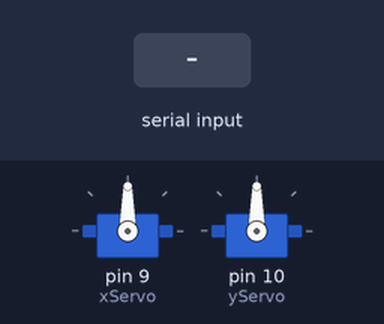
A sketch run on a simulated Arduino Uno, built with avr-gcc and run on an emulated ATmega328P. Shown: 2 × servo. The inputs (shaded band) are chosen by the test bench.

Above: at 1.2 s.
1.3 s: "90,45\n" received over Serial
At 2.2 s:
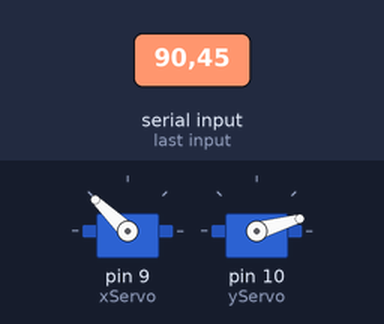
2.8 s: "30,150\n" received over Serial
At 3.3 s:
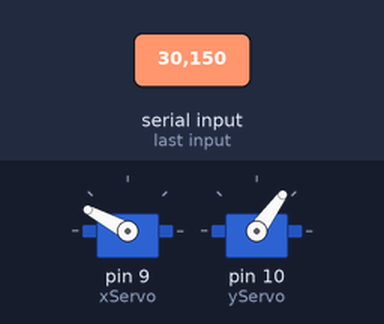
4.3 s: "5\n" received over Serial
At 5.5 s:
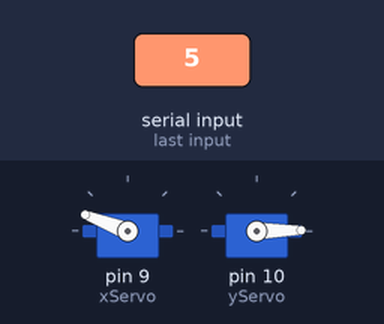
5.8 s: "90\n" received over Serial
At 6.7 s:
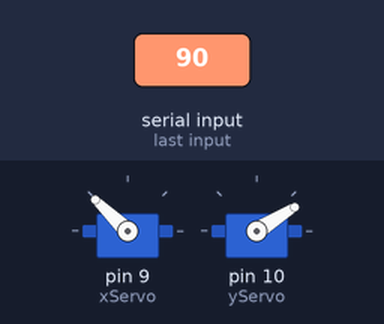
7.3 s: "200\n" received over Serial
At 7.8 s:
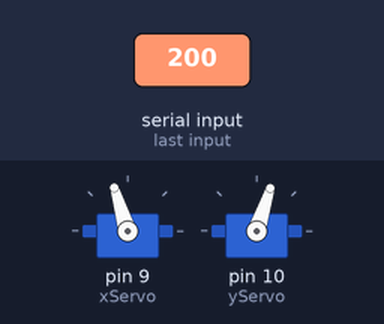
8.8 s: "1,90\n" received over Serial
At 10.2 s:
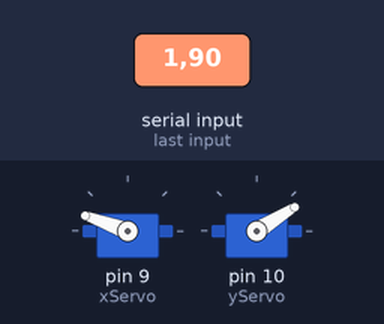
Timing chart, 0 to 11.3 s (numbered marks = the images above; inputs shaded):
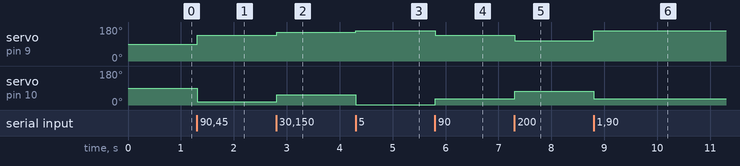

Measured:
- after the input at 1.3 s, servo on pin 9 (xServo): 90° → 136° at once; servo on pin 10 (yServo): 90° → 16° at once
- after the input at 2.8 s, servo on pin 9 (xServo): 136° → 152° at once; servo on pin 10 (yServo): 16° → 54° at once
- after the input at 4.3 s, servo on pin 9 (xServo): 152° → 159° at once; servo on pin 10 (yServo): 54° → 1° at once
- after the input at 5.8 s, servo on pin 9 (xServo): 159° → 136° at once; servo on pin 10 (yServo): 1° → 32° at once
- after the input at 7.3 s, servo on pin 9 (xServo): 136° → 107° at once; servo on pin 10 (yServo): 32° → 72° at once
- after the input at 8.8 s, servo on pin 9 (xServo): 107° → 160° at once; servo on pin 10 (yServo): 72° → 32° at once

The sketch:

arduinoautoaim.ino
```cpp
#include <Servo.h>

Servo xServo;
Servo yServo;

void setup() {
  Serial.begin(9600); // Start serial communication at 9600 baud
  xServo.attach(9);   // Attach the x-axis servo to pin 9
  yServo.attach(10);  // Attach the y-axis servo to pin 10

}

void loop() {
  if (Serial.available()) { // if the serial data is available
    String inputString = Serial.readStringUntil('\n'); // read the string until '\n'


    // These two variables are taken from the string, send from python code
    int xValue = inputString.substring(0, inputString.indexOf(',')).toInt();
    // xValue is the value {x} from f"{x},{y}\n
    int yValue = inputString.substring(inputString.indexOf(',') + 1).toInt();
    // yValue is the value {y}from f"{x},{y}\n

    // Map the values to servo angles
    int xAngle = map(xValue, 0, 600, 160, 0); // Adjust mapping range
    int yAngle = map(yValue, 0, 500, 180, 0); // Adjust mapping range

    // Write the mapped angles to the servos
    xServo.write(xAngle);
    yServo.write(180 - yAngle); // I did it opposite way for mechanical reason
  }
}
```
